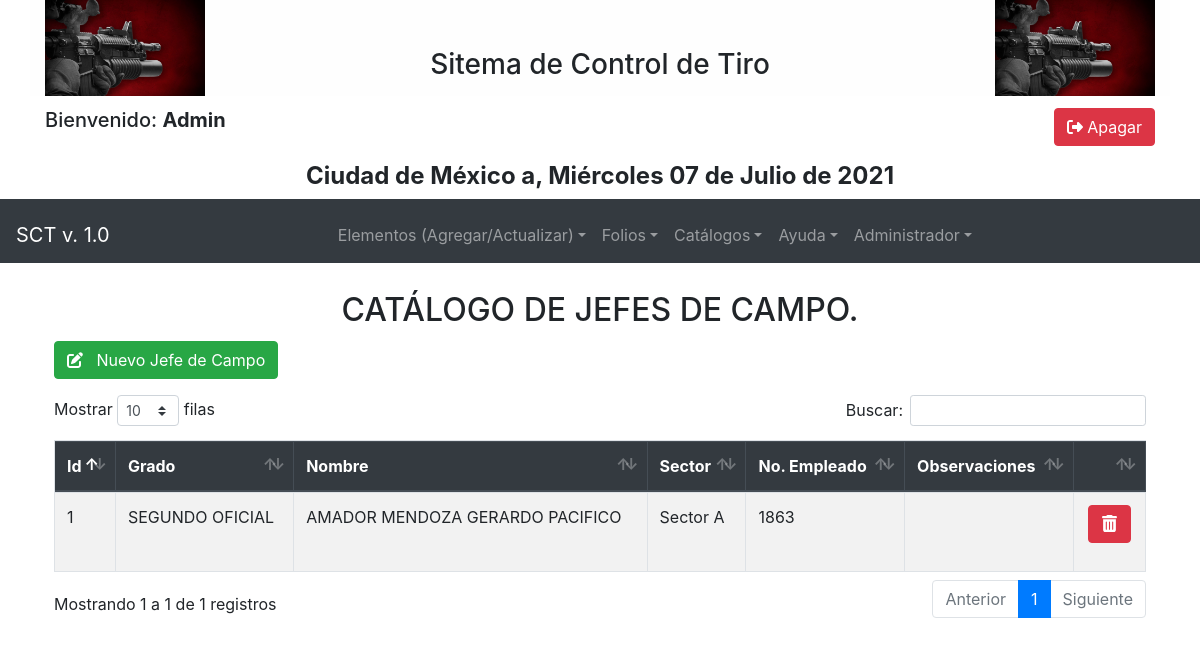
The page /catjefescampo.php (signed in) on the database its author committed.
### tables this page shows
CREATE TABLE IF NOT EXISTS `catrevisores` (
  `idcatrevisores` int NOT NULL AUTO_INCREMENT,
  `noempleado` int NOT NULL,
  `observaciones` varchar(250) DEFAULT NULL,
  `activo` int NOT NULL,
  PRIMARY KEY (`idcatrevisores`),
  KEY `noempleado` (`noempleado`)
);

CREATE TABLE IF NOT EXISTS `catniveles` (
  `idcatgrados` int NOT NULL AUTO_INCREMENT,
  `nombre` varchar(100) NOT NULL,
  `observaciones` varchar(250) DEFAULT NULL,
  PRIMARY KEY (`idcatgrados`)
);

CREATE TABLE IF NOT EXISTS `personal` (
  `idpersonal` int NOT NULL AUTO_INCREMENT,
  `idcatgrados` int NOT NULL,
  `recibo` varchar(100) DEFAULT NULL,
  `noempleado` int NOT NULL,
  `nombre` varchar(200) DEFAULT NULL,
  `idcatsector` int NOT NULL,
  `idcatarmas` int NOT NULL,
  `idcatsituacion` int NOT NULL,
  `observaciones` varchar(500) NOT NULL,
  PRIMARY KEY (`idpersonal`),
  KEY `idcatgrados` (`idcatgrados`),
  KEY `idcatsector` (`idcatsector`),
  KEY `idcatarmas` (`idcatarmas`),
  KEY `idcatsituacion` (`idcatsituacion`)
);

CREATE TABLE IF NOT EXISTS `catsector` (
  `idcatsector` int NOT NULL AUTO_INCREMENT,
  `sectornombre` varchar(100) NOT NULL,
  `sectortipo` varchar(100) NOT NULL,
  `sectorobservaciones` varchar(300) NOT NULL,
  PRIMARY KEY (`idcatsector`)
);

### conexion.php (called while the page is built, shortened)
<?php
    class Connectsisanti {
        public function __construct(){
            try{
            $this->conexionBBDD = new PDO("mysql:host=".DB_SERVER.";dbname=".DB_NOMBRE,DB_USUARIO,DB_PASS);
            $this->conexionBBDD->setAttribute(PDO::ATTR_ERRMODE, PDO::ERRMODE_EXCEPTION);
            $this->conexionBBDD->exec(DB_CHARSET);
            return $this->conexionBBDD;
            }catch (Exception $e){
                echo "<script> alert('ERROR EN LA CONEXION DE LA BASE DE DATOS\n VERIFIQUE CON EL ADMINISTRADOR');</script>";
            }
        }
    }
?>

### sqlmetodos.php (called while the page is built, shortened)
<?php
  require 'conexion.php';
    class Consultainfo extends Connectsisanti{
        public function get_informacion($sql){
            try{
                $query = $this->conexionBBDD->prepare($sql);
                $query->execute(array());
                $resultado = $query->fetchAll(PDO::FETCH_ASSOC);
                return $resultado;
                $this->conexionBBDD = null;
            }catch (Exception $e){
                die("Error con la Conexi&oacute;n de la BBDD de FUERZA DE TAREA".$e);
            }
        }
    }
?>

### catjefescampo.php (the view, shortened to what this page needs)
<?php
include ("menu.php");
include ("heather-and-footer.php");
include ("sqlmetodos.php");
?>
<!DOCTYPE html>
<html lang="es">
	<body>
<?php
	$list_jefes = new Consultainfo();
	$jefes = $list_jefes->get_informacion("select jefe.idcatrevisores, jefe.noempleado, grados.nombre as grado,
                                                elemento.nombre, sector.sectornombre, jefe.observaciones as observaciones
                                                from catrevisores as jefe
                                                inner join personal as elemento on jefe.noempleado = elemento.noempleado
                                                left join catniveles as grados on elemento.idcatgrados = grados.idcatgrados
                                                left join catsector as sector on elemento.idcatsector = sector.idcatsector
                                                order by elemento.nombre asc");
?>
<div class="container p-4">
	<div class="row p-1">
		<div class="col-md-12">
			<h2 class="text-center">CAT&Aacute;LOGO DE JEFES DE CAMPO.</h2>
		</div>
	</div>
	<button id="nuevo" class="btn btn-success" onclick="agregaJefeCampo()" data-toggle="tooltip" data-placement="bottom" title="Agregar">
		<i class="fas fa-edit"></i> &nbsp; Nuevo Jefe de Campo
	</button>
	<div class="row pt-3">
		<div class="col-md-12">
			<table id="tableInstructores" class="table table-striped table-hover table-bordered">
				<thead class="thead-dark">
					<th>Id</th>
					<th>Grado</th>
					<th>Nombre</th>
					<th>Sector</th>
                    <th>No. Empleado</th>
                    <th>Observaciones</th>
                    <th></th>
				</thead>
				<tbody>
				<?php
					foreach($jefes as $detjefes):
				?>
					<tr>
						<td><?php echo $detjefes["idcatrevisores"]; ?></td>
						<td><?php echo $detjefes["grado"]; ?></td>
						<td><?php echo $detjefes["nombre"]; ?></td>
                        <td><?php echo $detjefes["sectornombre"]; ?></td>
                        <td><?php echo $detjefes["noempleado"]; ?></td>
                        <td><?php echo $detjefes["observaciones"]; ?></td>
                        <td>
                            <div class="text-center">
                                <div class="form-group">
								    <button type="button" class="btn btn-danger"
									    data-toggle="tooltip" data-placement="bottom" title="Eliminar"
										onclick="eliminarJefeCampo(<?php echo $detjefes['idcatrevisores']; ?>)">
									    <i class="fas fa-trash-alt" style="width: 17px; height:17px;"></i>
								    </button>
                                </div>
							</div>
						</td>
					</tr>
				<?php
					endforeach;
				?>
				</tbody>
			</table>
		</div>
	</div>
</div>
  </body>
</html>

### rows shown on the page
catrevisores: idcatrevisores "1", catniveles.nombre "SEGUNDO OFICIAL", personal.nombre "AMADOR MENDOZA GERARDO PACIFICO", catsector.sectornombre "Sector A", noempleado "1863"
